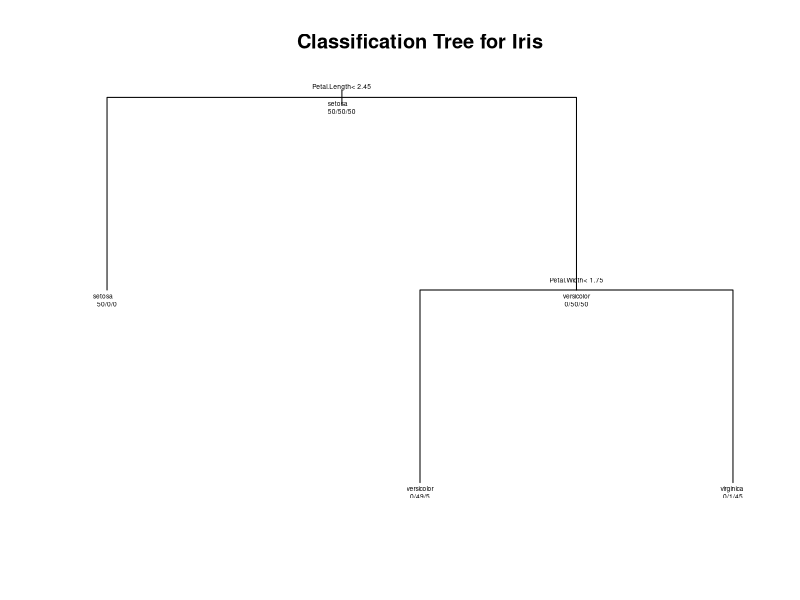

R code for this plot:
## ---- chunk 1
data(iris)
d2=iris
species=levels(d2$Species)
summary(d2)
## ---- chunk 2
library(rpart)
fit = rpart(Species~., method="class", data=d2)
plot(fit, uniform=TRUE, main="Classification Tree for Iris")
text(fit, use.n=TRUE, all=TRUE, cex=.4)
## ---- chunk 3
input = data.frame(1,5,2,3)
names(input)= c("Sepal.Length","Sepal.Width","Petal.Length","Petal.Width")

pred = predict(fit, input)
predName = species[which.max(pred)]
